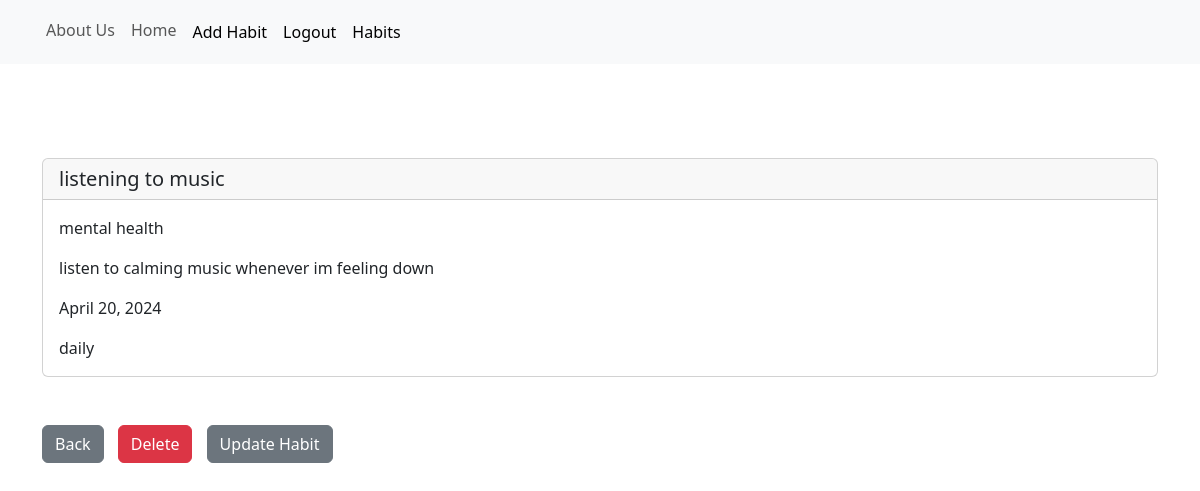
Page /habit/6 (signed in) on the committed database.
### main/models.py (models this page shows, shortened)
class Habit(models.Model):
    HABIT_FREQUENCY_CHOICES = (
        ('daily', 'Daily'),
        ('weekly', 'Weekly'),
        ('monthly', 'Monthly'),
    )
    user = models.ForeignKey(User, on_delete=models.CASCADE, default=1)
    name = models.CharField(max_length=100)
    category = models.TextField(default= "")
    description = models.TextField()
    frequency = models.CharField(max_length=20, choices=HABIT_FREQUENCY_CHOICES)
    start_date = models.DateField()
    completed = models.BooleanField(default=False)

### main/views.py (the view)
# urls.py: path("habit/<int:pk>", views.habit_record, name="habit"),
def habit_record(request,pk):
  if request.user.is_authenticated:
    habit_record = Habit.objects.get(id=pk)
    return render(request, 'record.html', {'habit_record':habit_record})
  else:
    messages.success(request,'You must be logged in to view the page')
    return redirect('home')

### main/templates/record.html (shortened to what this page needs)
{% extends 'base.html' %}
{% block content %}<div class="card">
  <h5 class="card-header">{{habit_record.name}}</h5>
  <div class="card-body">
    <p class="card-text">
      {{habit_record.category}}</p>
    <p class="card-text">{{habit_record.description}}</p>
    <p class="card-text">{{habit_record.start_date}}</p>
    <p class="card-text">{{habit_record.frequency}}</p>
</div>
</div>
<br><br>
<div col-md-6 offset-md-3>
  <a href="{% url 'myhabit' %}" class="btn btn-secondary">Back</a>
  <a href="{% url 'delete_habit' habit_record.id %}" class="btn btn-danger">Delete</a>
  <a href="{% url 'update_habit' habit_record.id %}" class="btn btn-secondary">Update Habit</a>
</div>
{% endblock %}

### main/templates/base.html (style rules this page uses)
.btn { margin-right: 10px; }

### rows in the picture
Habit: name "listening to music", category "mental health", description "listen to calming music whenever im feeling down", start_date "April 20, 2024", frequency "daily"
